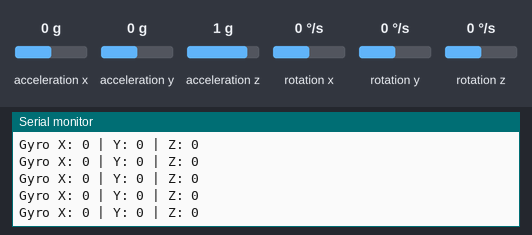
The sketch below on a simulated Arduino Uno, built with avr-gcc and run on an emulated ATmega328P. Shown: the last lines printed to the serial monitor. Inputs (shaded band) come from the test bench; at power-on: rotation x 0 °/s, rotation y 0 °/s, rotation z 0 °/s, acceleration x 0 g, acceleration y 0 g, acceleration z 1 g.

Above: at 1.2 s.
1.3 s: rotation x set to -192 °/s
At 1.58 s:
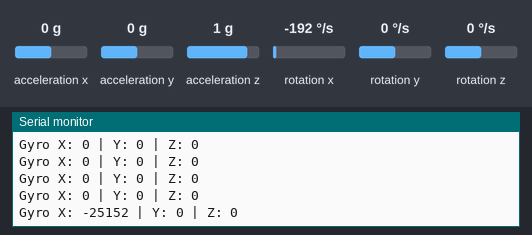
2.8 s: rotation y set to -192 °/s
At 2.99 s:
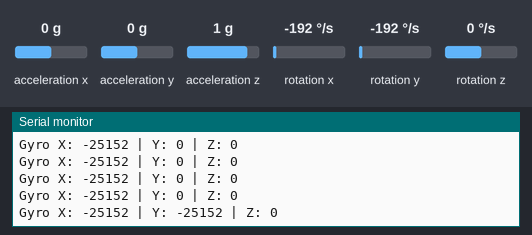
4.3 s: rotation z set to -192 °/s
At 4.41 s:
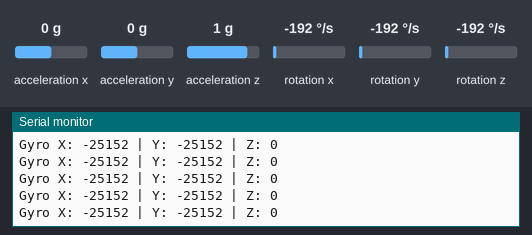

The sketch:

GyroscopeSensor.ino
```cpp
// ✅ 준비물
// 아두이노 보드 (Uno, Nano 등)

// MPU-6050 자이로센서 모듈

// 점퍼선

// 아두이노 IDE


#include <Wire.h>
#include <MPU6050.h>

MPU6050 mpu;

void setup() {
  Serial.begin(9600);
  Wire.begin();
  mpu.initialize();

  if (mpu.testConnection()) {
    Serial.println("MPU6050 연결 성공!");
  } else {
    Serial.println("MPU6050 연결 실패...");
    while (1);
  }
}

void loop() {
  int16_t gx, gy, gz;

  mpu.getRotation(&gx, &gy, &gz); // 각속도 (gyro) 데이터 읽기

  Serial.print("Gyro X: "); Serial.print(gx);
  Serial.print(" | Y: "); Serial.print(gy);
  Serial.print(" | Z: "); Serial.println(gz);

  delay(200);
}
```

Measured:
- after the input at 1.3 s, the serial monitor: prints a new line after 0.12 s (image 1)
- after the input at 2.8 s, the serial monitor: prints a new line at once (image 2)
